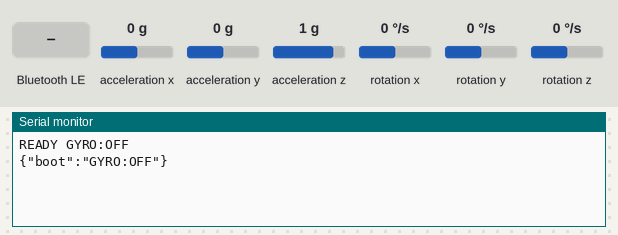
A sketch run on a simulated ESP32. Parts: the last lines printed to the serial monitor. Wiring (inferred from the names in the program): MPU-6050 motion sensor at I2C address 0x68. The test bench sets the inputs (shaded band); at power-on: acceleration x 0 g, acceleration y 0 g, acceleration z 1 g, rotation x 0 °/s, rotation y 0 °/s, rotation z 0 °/s. Nothing arrives over Bluetooth unless stated; a phone connects over Bluetooth LE 3 s after start.

Above: at 1.2 s.
1.3 s: Bluetooth LE write "PING" received
At 2.5 s:
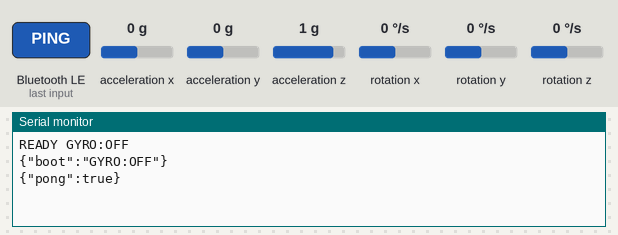
2.8 s: Bluetooth LE write "ON" received
At 3.8 s:
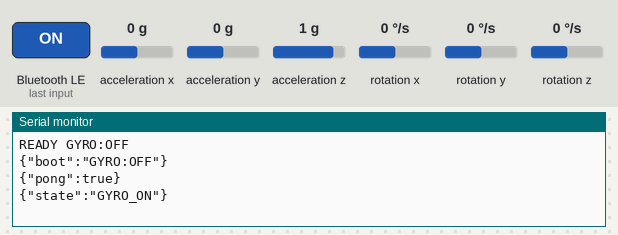
4.3 s: Bluetooth LE write "OFF" received
At 4.9 s:
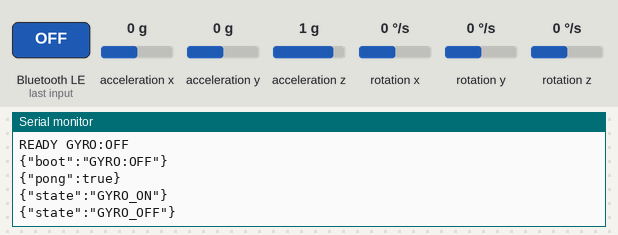
5.8 s: Bluetooth LE write "CAL" received
At 7.0 s:
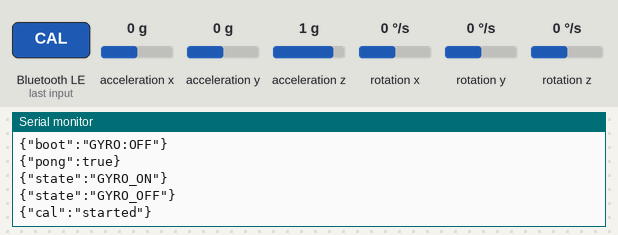
7.3 s: Bluetooth LE write "ON" received
At 9.6 s:
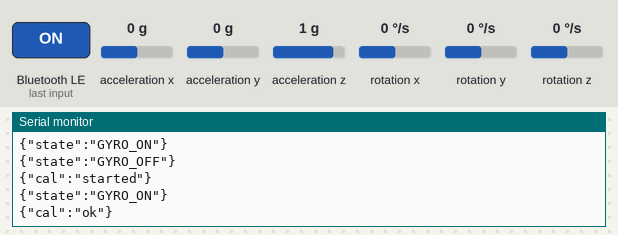

The sketch:

main.ino
```cpp
// main.ino
// ESP32 (Arduino core) + MPU-6050 + NimBLE-Arduino (Nordic UART-style) gyro streamer with robust state machine
// Pins: SDA=GPIO21, SCL=GPIO22 (default Wire on ESP32). Change via Wire.begin(SDA, SCL) if needed.
// Libraries: Wire (built-in), NimBLE-Arduino, no external MPU library (tiny inline MPU6050 driver used).
// UUIDs: Nordic UART Service (NUS)
//  - Service:       6E400001-B5A3-F393-E0A9-E50E24DCCA9E
//  - RX Char (W):   6E400002-B5A3-F393-E0A9-E50E24DCCA9E
//  - TX Char (N):   6E400003-B5A3-F393-E0A9-E50E24DCCA9E

#include <Arduino.h>
#include <Wire.h>
#include <NimBLEDevice.h>

// ============================= Constants / Config =============================
static const char* DEVNAME_BOOT = "ESP32-GYRO-OFF";

static const uint8_t I2C_ADDR = 0x68;
static const uint32_t I2C_TIMEOUT_MS = 100;

static const uint16_t DEFAULT_RATE_HZ = 100;   // sampling (10–200)
static const uint16_t TX_HZ = 10;              // BLE transmit downsample
static const size_t   RING_SIZE = 256;         // buffered samples while disconnected

// MPU-6050 registers (subset)
static const uint8_t REG_PWR_MGMT_1   = 0x6B;
static const uint8_t REG_SMPLRT_DIV   = 0x19;
static const uint8_t REG_CONFIG       = 0x1A;
static const uint8_t REG_GYRO_CONFIG  = 0x1B;
static const uint8_t REG_ACCEL_CONFIG = 0x1C;
static const uint8_t REG_WHO_AM_I     = 0x75;
static const uint8_t REG_ACCEL_XOUT_H = 0x3B;

// Nordic UART UUIDs
static const char* UUID_NUS_SERVICE =       "6E400001-B5A3-F393-E0A9-E50E24DCCA9E";
static const char* UUID_NUS_CHAR_RX =       "6E400002-B5A3-F393-E0A9-E50E24DCCA9E"; // Write
static const char* UUID_NUS_CHAR_TX =       "6E400003-B5A3-F393-E0A9-E50E24DCCA9E"; // Notify

// ============================= State Machine =============================
enum SysState {
  BLE_DISCONNECTED,
  BLE_CONNECTED_IDLE,
  GYRO_OFF,
  GYRO_ON
};

static SysState state = BLE_DISCONNECTED;

// ============================= BLE Globals =============================
static NimBLEServer *g_server = nullptr;
static NimBLECharacteristic *g_tx = nullptr;
static NimBLECharacteristic *g_rx = nullptr;
static bool g_connected = false;

// ============================= Gyro driver + sampling =============================
static bool gyro_present = false;
static bool gyro_fail_reported = false;
static uint16_t rate_hz = DEFAULT_RATE_HZ; // sample rate
static uint32_t sample_period_ms = 1000 / DEFAULT_RATE_HZ;
static uint32_t next_sample_ms = 0;
static uint32_t next_tx_ms = 0;
static uint32_t tx_period_ms = 1000 / TX_HZ;
static uint32_t gyro_error_count = 0;

static bool calibrating = false;
static const uint16_t CAL_SAMPLES = 200;
static uint16_t cal_count = 0;
static double cal_sum_ax = 0, cal_sum_ay = 0, cal_sum_az = 0;
static double cal_sum_gx = 0, cal_sum_gy = 0, cal_sum_gz = 0;

static float bias_ax = 0, bias_ay = 0, bias_az = 0;
static float bias_gx = 0, bias_gy = 0, bias_gz = 0;

// Sample struct and ring buffer for disconnected buffering
struct Sample {
  uint32_t t;
  float ax, ay, az;
  float gx, gy, gz;
  float mm;
};
static Sample ring[RING_SIZE];
static size_t ring_head = 0;
static size_t ring_count = 0;

static void ringPush(const Sample &s) {
  ring[ring_head] = s;
  ring_head = (ring_head + 1) % RING_SIZE;
  if (ring_count < RING_SIZE) ring_count++;
}

static bool ringPop(Sample &out) {
  if (ring_count == 0) return false;
  size_t idx = (ring_head + RING_SIZE - ring_count) % RING_SIZE;
  out = ring[idx];
  ring_count--;
  return true;
}

// ============================= MPU6050 Driver (minimal) =============================
static bool i2cWrite8(uint8_t reg, uint8_t val) {
  Wire.beginTransmission(I2C_ADDR);
  Wire.write(reg);
  Wire.write(val);
  return (Wire.endTransmission() == 0);
}

static bool i2cRead8(uint8_t reg, uint8_t &val) {
  Wire.beginTransmission(I2C_ADDR);
  Wire.write(reg);
  if (Wire.endTransmission(false) != 0) return false;
  if (Wire.requestFrom((int)I2C_ADDR, 1) != 1) return false;
  val = Wire.read();
  return true;
}

static bool i2cReadBlock(uint8_t reg, uint8_t *buf, size_t len) {
  Wire.beginTransmission(I2C_ADDR);
  Wire.write(reg);
  if (Wire.endTransmission(false) != 0) return false;
  size_t r = Wire.requestFrom((int)I2C_ADDR, (int)len);
  if (r != len) return false;
  for (size_t i = 0; i < len; ++i) buf[i] = Wire.read();
  return true;
}

static bool mpuWake() {
  uint8_t v;
  if (!i2cRead8(REG_PWR_MGMT_1, v)) return false;
  v &= ~(1 << 6); // sleep=0
  v &= ~0x7;
  v |= 0x01;      // clock PLL
  return i2cWrite8(REG_PWR_MGMT_1, v);
}

static bool mpuSleep() {
  uint8_t v;
  if (!i2cRead8(REG_PWR_MGMT_1, v)) return false;
  v |= (1 << 6); // sleep=1
  return i2cWrite8(REG_PWR_MGMT_1, v);
}

static bool mpuConfigRate(uint16_t hz) {
  if (!i2cWrite8(REG_CONFIG, 3)) return false; // DLPF=42 Hz
  uint16_t clamp_hz = hz;
  if (clamp_hz < 10) clamp_hz = 10;
  if (clamp_hz > 200) clamp_hz = 200;
  uint8_t div = (uint8_t)((1000 / clamp_hz) - 1);
  if (div > 255) div = 255;
  if (!i2cWrite8(REG_SMPLRT_DIV, div)) return false;
  if (!i2cWrite8(REG_GYRO_CONFIG, (3 << 3))) return false;  // ±2000 dps
  if (!i2cWrite8(REG_ACCEL_CONFIG, (2 << 3))) return false; // ±8g
  rate_hz = clamp_hz;
  sample_period_ms = 1000 / rate_hz;
  tx_period_ms = 1000 / TX_HZ;
  return true;
}

static bool mpuReadAccelGyro(float &ax, float &ay, float &az, float &gx, float &gy, float &gz) {
  uint8_t raw[14];
  if (!i2cReadBlock(REG_ACCEL_XOUT_H, raw, sizeof(raw))) return false;
  int16_t rax = (int16_t)((raw[0] << 8) | raw[1]);
  int16_t ray = (int16_t)((raw[2] << 8) | raw[3]);
  int16_t raz = (int16_t)((raw[4] << 8) | raw[5]);
  int16_t rgx = (int16_t)((raw[8] << 8) | raw[9]);
  int16_t rgy = (int16_t)((raw[10] << 8) | raw[11]);
  int16_t rgz = (int16_t)((raw[12] << 8) | raw[13]);
  ax = (float)rax / 4096.0f; ay = (float)ray / 4096.0f; az = (float)raz / 4096.0f;
  gx = (float)rgx / 16.4f;   gy = (float)rgy / 16.4f;   gz = (float)rgz / 16.4f;
  ax -= bias_ax; ay -= bias_ay; az -= bias_az;
  gx -= bias_gx; gy -= bias_gy; gz -= bias_gz;
  return true;
}

// ============================= Utilities =============================
static void txJSON(const char *line) {
  if (!g_connected || !g_tx) return;
  g_tx->setValue((uint8_t*)line, strlen(line));
  g_tx->notify();
}

static void txJSONf(const char *fmt, ...) {
  if (!g_connected || !g_tx) return;
  static char buf[192];
  va_list ap; va_start(ap, fmt);
  vsnprintf(buf, sizeof(buf), fmt, ap);
  va_end(ap);
  g_tx->setValue((uint8_t*)buf, strlen(buf));
  g_tx->notify();
}

static void statusJSON(const char* key, const char* val) {
  static char buf[128];
  snprintf(buf, sizeof(buf), "{\"%s\":\"%s\"}", key, val);
  Serial.println(buf);
  txJSON(buf);
}

static void ackJSONRate(uint16_t hz) {
  static char buf[64];
  snprintf(buf, sizeof(buf), "{\"rate\":%u}", hz);
  Serial.println(buf);
  txJSON(buf);
}

static void pongJSON() {
  static const char* s = "{\"pong\":true}";
  Serial.println(s);
  txJSON(s);
}

// ============================= BLE Callbacks =============================
class ServerCB : public NimBLEServerCallbacks {
  void onConnect(NimBLEServer* pServer) override {
    g_connected = true;
    state = BLE_CONNECTED_IDLE;
  }
  void onDisconnect(NimBLEServer* pServer) override {
    g_connected = false;
    state = BLE_DISCONNECTED;
    NimBLEDevice::startAdvertising();
  }
};

class RxCB : public NimBLECharacteristicCallbacks {
  void onWrite(NimBLECharacteristic* ch) override {
    std::string rx = ch->getValue();
    if (rx.empty()) return;
    String s = String(rx.c_str()); s.trim(); s.toUpperCase();
    if (s == "PING") { pongJSON(); return; }
    if (s == "ON") {
      if (!gyro_present) { statusJSON("error","gyro_not_found"); return; }
      if (!mpuWake() || !mpuConfigRate(rate_hz)) { statusJSON("error","gyro_fail"); return; }
      next_sample_ms = millis(); next_tx_ms = millis();
      state = GYRO_ON; statusJSON("state","GYRO_ON"); return;
    }
    if (s == "OFF") {
      if (gyro_present) mpuSleep();
      state = GYRO_OFF; statusJSON("state","GYRO_OFF"); return;
    }
    if (s == "CAL") {
      if (!gyro_present) { statusJSON("error","gyro_not_found"); return; }
      calibrating = true; cal_count=0;
      cal_sum_ax=cal_sum_ay=cal_sum_az=0; cal_sum_gx=cal_sum_gy=cal_sum_gz=0;
      statusJSON("cal","started"); return;
    }
    if (s.startsWith("RATE")) {
      int sp = s.indexOf(' ');
      if (sp > 0 && sp+1 < (int)s.length()) {
        int hz = s.substring(sp+1).toInt();
        if (hz < 10) hz = 10; if (hz > 200) hz = 200;
        if (!gyro_present) { rate_hz = hz; sample_period_ms=1000/rate_hz; ackJSONRate(rate_hz); }
        else { if (mpuConfigRate(hz)) ackJSONRate(rate_hz); else statusJSON("error","rate_set_fail"); }
      } else { ackJSONRate(rate_hz); }
      return;
    }
    statusJSON("error","bad_cmd");
  }
};

// ============================= Setup & Loop =============================
static void bleInit() {
  NimBLEDevice::init(DEVNAME_BOOT);
  NimBLEDevice::setPower(ESP_PWR_LVL_P7);
  NimBLEDevice::setSecurityAuth(false,false,true);
  g_server = NimBLEDevice::createServer();
  g_server->setCallbacks(new ServerCB());
  NimBLEService* svc = g_server->createService(UUID_NUS_SERVICE);
  g_tx = svc->createCharacteristic(UUID_NUS_CHAR_TX, NIMBLE_PROPERTY::NOTIFY);
  g_rx = svc->createCharacteristic(UUID_NUS_CHAR_RX, NIMBLE_PROPERTY::WRITE | NIMBLE_PROPERTY::WRITE_NR);
  g_rx->setCallbacks(new RxCB());
  svc->start();
  NimBLEAdvertising* adv = NimBLEDevice::getAdvertising();
  adv->addServiceUUID(UUID_NUS_SERVICE);
  adv->setScanResponse(true);
  adv->start();
  Serial.println("{\"boot\":\"GYRO:OFF\"}");
}

static void i2cInit() {
  Wire.setTimeOut(I2C_TIMEOUT_MS);
  Wire.begin();
  delay(10);
  uint8_t who=0; uint32_t t0=millis(); bool ok=false;
  while (millis()-t0 < I2C_TIMEOUT_MS) { if (i2cRead8(REG_WHO_AM_I, who)) { ok=true; break; } delay(2);}
  if (!ok) { gyro_present=false; Serial.println("{\"info\":\"GYRO:NOT_FOUND\"}"); }
  else { gyro_present = (who == I2C_ADDR); if (!gyro_present) Serial.println("{\"info\":\"GYRO:NOT_FOUND\"}"); }
  if (gyro_present) { mpuWake(); mpuConfigRate(DEFAULT_RATE_HZ); mpuSleep(); }
}

void setup() {
  Serial.begin(115200); delay(50);
  Serial.println("READY GYRO:OFF");
  i2cInit();
  bleInit();
  state = BLE_DISCONNECTED;
  next_sample_ms = millis(); next_tx_ms = millis();
}

static void processCalibration(float ax, float ay, float az, float gx, float gy, float gz) {
  if (!calibrating) return;
  cal_sum_ax += ax; cal_sum_ay += ay; cal_sum_az += az;
  cal_sum_gx += gx; cal_sum_gy += gy; cal_sum_gz += gz;
  if (++cal_count >= CAL_SAMPLES) {
    bias_ax = (float)(cal_sum_ax / CAL_SAMPLES);
    bias_ay = (float)(cal_sum_ay / CAL_SAMPLES);
    bias_az = (float)(cal_sum_az / CAL_SAMPLES);
    bias_gx = (float)(cal_sum_gx / CAL_SAMPLES);
    bias_gy = (float)(cal_sum_gy / CAL_SAMPLES);
    bias_gz = (float)(cal_sum_gz / CAL_SAMPLES);
    calibrating = false;
    Serial.println("{\"cal\":\"ok\"}");
    txJSON("{\"cal\":\"ok\"}");
  }
}

static void streamOne(const Sample &s) {
  char buf[192];
  int n = snprintf(buf, sizeof(buf),
    "{\"t\":%lu,\"ax\":%.3f,\"ay\":%.3f,\"az\":%.3f,\"gx\":%.2f,\"gy\":%.2f,\"gz\":%.2f,\"mm\":%.3f}",
    (unsigned long)s.t, s.ax, s.ay, s.az, s.gx, s.gy, s.gz, s.mm);
  if (n > 0 && n < (int)sizeof(buf)) {
    if (g_connected) { g_tx->setValue((uint8_t*)buf, n); g_tx->notify(); }
  }
}

static void sampleTick() {
  if (state != GYRO_ON || !gyro_present) return;
  uint32_t now = millis();
  if (now < next_sample_ms) return;
  next_sample_ms += sample_period_ms;
  float ax,ay,az,gx,gy,gz;
  if (!mpuReadAccelGyro(ax,ay,az,gx,gy,gz)) {
    if (++gyro_error_count > 250) {
      if (!gyro_fail_reported) { statusJSON("error","gyro_fail"); gyro_fail_reported=true; }
      if (gyro_present) mpuSleep();
      state = GYRO_OFF;
    }
    return;
  }
  gyro_error_count = 0;
  float mm = sqrtf(gx*gx + gy*gy + gz*gz);
  Sample s{now, ax, ay, az, gx, gy, gz, mm};
  processCalibration(ax,ay,az,gx,gy,gz);
  ringPush(s);
  if (now >= next_tx_ms) {
    next_tx_ms += tx_period_ms;
    Sample latest; while (ring_count > 1) { Sample d; ringPop(d);} if (ringPop(latest)) streamOne(latest);
  }
}

static void tickState() {
  if (!g_connected) {
    if (state != BLE_DISCONNECTED) state = BLE_DISCONNECTED;
  } else {
    if (state == BLE_DISCONNECTED) state = BLE_CONNECTED_IDLE;
  }
}

void loop() {
  tickState();
  sampleTick();
  delay(0);
}
```

Measured:
- after the input at 1.3 s, the serial monitor: prints a new line at once (image 1)
- after the input at 2.8 s, the serial monitor: prints a new line at once (image 2)
- after the input at 4.3 s, the serial monitor: prints a new line at once (image 3)
- after the input at 5.8 s, the serial monitor: prints a new line at once (image 4)
- after the input at 7.3 s, the serial monitor: prints a new line at once (image 5)
